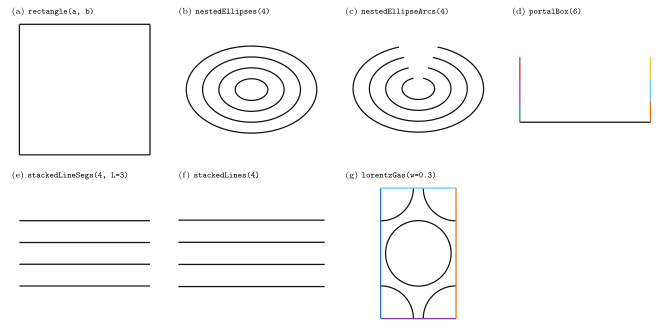

Here is the Python script that generated this plot:
import numpy as np
import matplotlib
matplotlib.use("Agg")
import matplotlib.pyplot as plt

from analyticBilliards import commonTables as T
from analyticBilliards.utils import plotScene

CM = 1 / 2.54
plt.rcParams.update({"text.usetex": True, "font.family": "serif",
                     "font.size": 7})

# the stacks are drawn short: at their benchmark length, L = 1e8, nothing but a
# line would show
TABLES = [
    (r"(a) \texttt{rectangle(a, b)}", T.rectangle(1.0, 1.0)),
    (r"(b) \texttt{nestedEllipses(4)}", T.nestedEllipses(4)),
    (r"(c) \texttt{nestedEllipseArcs(4)}", T.nestedEllipseArcs(4)),
    (r"(d) \texttt{portalBox(6)}", T.portalBox(6)),
    (r"(e) \texttt{stackedLineSegs(4, L=3)}", T.stackedLineSegs(4, L=3.0)),
    (r"(f) \texttt{stackedLines(4)}", T.stackedLines(4)),
    (r"(g) \texttt{lorentzGas(w=0.3)}", T.lorentzGas(0.3)),
]
# the infinite lines are drawn across whatever the axes show, so they get the
# limits of their finite twin
LIMITS = {r"(f) \texttt{stackedLines(4)}": ((-3.3, 3.3), (-3.3, 0.3))}

figure, axes = plt.subplots(2, 4, figsize=(17 * CM, 8.4 * CM))
for ax, (title, scene) in zip(axes.flat, TABLES):
    if title in LIMITS:
        ax.set_xlim(*LIMITS[title][0])
        ax.set_ylim(*LIMITS[title][1])
    plotScene(scene, ax)
    if ax.get_legend():  # the portal legend would cover a panel this small
        ax.get_legend().remove()
    for line in ax.lines:
        line.set_linewidth(0.9)
    ax.set_box_aspect(1)
    ax.set_aspect("equal", adjustable="datalim")
    ax.margins(0.06)
    ax.axis("off")
    ax.set_title(title, fontsize=6, loc="left", pad=2)
for ax in axes.flat[len(TABLES):]:
    ax.remove()

figure.subplots_adjust(left=0.005, right=0.995, top=0.95, bottom=0.01,
                       wspace=0.04, hspace=0.12)
figure.savefig("benchmarkTablesExample.pdf")
figure.savefig("benchmarkTablesExample.png", dpi=300)
